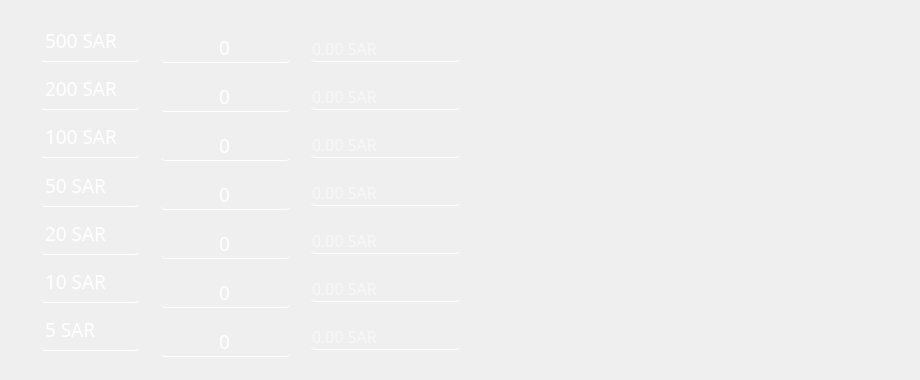
      <widget class="QWidget" name="riyal_3">
       <widget class="QLabel" name="label_54">
        <property name="geometry">
         <rect>
          <x>580</x>
          <y>10</y>
          <width>331</width>
          <height>341</height>
         </rect>
        </property>
        <property name="text">
         <string/>
        </property>
        <property name="pixmap">
         <pixmap>devise/saudi-arabia-37.png</pixmap>
        </property>
        <property name="scaledContents">
         <bool>true</bool>
        </property>
       </widget>
       <widget class="QWidget" name="">
        <property name="geometry">
         <rect>
          <x>160</x>
          <y>20</y>
          <width>131</width>
          <height>351</height>
         </rect>
        </property>
        <layout class="QVBoxLayout" name="verticalLayout_20">
         <item>
          <widget class="QLineEdit" name="ry">
           <property name="font">
            <font>
             <family>Mongolian Baiti</family>
             <pointsize>14</pointsize>
            </font>
           </property>
           <property name="styleSheet">
            <string notr="true">color: rgb(255, 255, 255);
border-radius:5px;
background-color:transparent;
border-bottom:1px solid rgb(255, 255, 255);</string>
           </property>
           <property name="text">
            <string>0</string>
           </property>
           <property name="alignment">
            <set>Qt::AlignCenter</set>
           </property>
           <property name="placeholderText">
            <string>Qté.</string>
           </property>
          </widget>
         </item>
         <item>
          <widget class="QLineEdit" name="ry_2">
           <property name="font">
            <font>
             <family>Mongolian Baiti</family>
             <pointsize>14</pointsize>
            </font>
           </property>
           <property name="styleSheet">
            <string notr="true">color: rgb(255, 255, 255);
border-radius:5px;
background-color:transparent;
border-bottom:1px solid rgb(255, 255, 255);</string>
           </property>
           <property name="text">
            <string>0</string>
           </property>
           <property name="alignment">
            <set>Qt::AlignCenter</set>
           </property>
           <property name="placeholderText">
            <string>Qté.</string>
           </property>
          </widget>
         </item>
         <item>
          <widget class="QLineEdit" name="ry_3">
           <property name="font">
            <font>
             <family>Mongolian Baiti</family>
             <pointsize>14</pointsize>
            </font>
           </property>
           <property name="styleSheet">
            <string notr="true">color: rgb(255, 255, 255);
border-radius:5px;
background-color:transparent;
border-bottom:1px solid rgb(255, 255, 255);</string>
           </property>
           <property name="text">
            <string>0</string>
           </property>
           <property name="alignment">
            <set>Qt::AlignCenter</set>
           </property>
           <property name="placeholderText">
            <string>Qté.</string>
           </property>
          </widget>
         </item>
         <item>
          <widget class="QLineEdit" name="ry_4">
           <property name="font">
            <font>
             <family>Mongolian Baiti</family>
             <pointsize>14</pointsize>
            </font>
           </property>
           <property name="styleSheet">
            <string notr="true">color: rgb(255, 255, 255);
border-radius:5px;
background-color:transparent;
border-bottom:1px solid rgb(255, 255, 255);</string>
           </property>
           <property name="text">
            <string>0</string>
           </property>
           <property name="alignment">
            <set>Qt::AlignCenter</set>
           </property>
           <property name="placeholderText">
            <string>Qté.</string>
           </property>
          </widget>
         </item>
         <item>
          <widget class="QLineEdit" name="ry_5">
           <property name="font">
            <font>
             <family>Mongolian Baiti</family>
             <pointsize>14</pointsize>
            </font>
           </property>
           <property name="styleSheet">
            <string notr="true">color: rgb(255, 255, 255);
border-radius:5px;
background-color:transparent;
border-bottom:1px solid rgb(255, 255, 255);</string>
           </property>
           <property name="text">
            <string>0</string>
           </property>
           <property name="alignment">
            <set>Qt::AlignCenter</set>
           </property>
           <property name="placeholderText">
            <string>Qté.</string>
           </property>
          </widget>
         </item>
         <item>
          <widget class="QLineEdit" name="ry_6">
           <property name="font">
            <font>
             <family>Mongolian Baiti</family>
             <pointsize>14</pointsize>
            </font>
           </property>
           <property name="styleSheet">
            <string notr="true">color: rgb(255, 255, 255);
border-radius:5px;
background-color:transparent;
border-bottom:1px solid rgb(255, 255, 255);</string>
           </property>
           <property name="text">
            <string>0</string>
           </property>
           <property name="alignment">
            <set>Qt::AlignCenter</set>
           </property>
           <property name="placeholderText">
            <string>Qté.</string>
           </property>
          </widget>
         </item>
         <item>
          <widget class="QLineEdit" name="ry_7">
           <property name="font">
            <font>
             <family>Mongolian Baiti</family>
             <pointsize>14</pointsize>
            </font>
           </property>
           <property name="styleSheet">
            <string notr="true">color: rgb(255, 255, 255);
border-radius:5px;
background-color:transparent;
border-bottom:1px solid rgb(255, 255, 255);</string>
           </property>
           <property name="text">
            <string>0</string>
           </property>
           <property name="alignment">
            <set>Qt::AlignCenter</set>
           </property>
           <property name="placeholderText">
            <string>Qté.</string>
           </property>
          </widget>
         </item>
        </layout>
       </widget>
       <widget class="QWidget" name="">
        <property name="geometry">
         <rect>
          <x>310</x>
          <y>20</y>
          <width>151</width>
          <height>351</height>
         </rect>
        </property>
        <layout class="QVBoxLayout" name="verticalLayout_40">
         <item>
          <widget class="QLineEdit" name="re">
           <property name="font">
            <font>
             <family>Mongolian Baiti</family>
             <pointsize>12</pointsize>
            </font>
           </property>
           <property name="styleSheet">
            <string notr="true">color: rgb(255, 255, 255);
border-radius:5px;
background-color:transparent;
border-bottom:1px solid rgb(255, 255, 255);</string>
           </property>
           <property name="text">
            <string/>
           </property>
           <property name="readOnly">
            <bool>true</bool>
           </property>
           <property name="placeholderText">
            <string>0.00 SAR</string>
           </property>
          </widget>
         </item>
         <item>
          <widget class="QLineEdit" name="re_2">
           <property name="font">
            <font>
             <family>Mongolian Baiti</family>
             <pointsize>12</pointsize>
            </font>
           </property>
           <property name="styleSheet">
            <string notr="true">color: rgb(255, 255, 255);
border-radius:5px;
background-color:transparent;
border-bottom:1px solid rgb(255, 255, 255);</string>
           </property>
           <property name="text">
            <string/>
           </property>
           <property name="readOnly">
            <bool>true</bool>
           </property>
           <property name="placeholderText">
            <string>0.00 SAR</string>
           </property>
          </widget>
         </item>
         <item>
          <widget class="QLineEdit" name="re_3">
           <property name="font">
            <font>
             <family>Mongolian Baiti</family>
             <pointsize>12</pointsize>
            </font>
           </property>
           <property name="styleSheet">
            <string notr="true">color: rgb(255, 255, 255);
border-radius:5px;
background-color:transparent;
border-bottom:1px solid rgb(255, 255, 255);</string>
           </property>
           <property name="text">
            <string/>
           </property>
           <property name="readOnly">
            <bool>true</bool>
           </property>
           <property name="placeholderText">
            <string>0.00 SAR</string>
           </property>
          </widget>
         </item>
         <item>
          <widget class="QLineEdit" name="re_4">
           <property name="font">
            <font>
             <family>Mongolian Baiti</family>
             <pointsize>12</pointsize>
            </font>
           </property>
           <property name="styleSheet">
            <string notr="true">color: rgb(255, 255, 255);
border-radius:5px;
background-color:transparent;
border-bottom:1px solid rgb(255, 255, 255);</string>
           </property>
           <property name="text">
            <string/>
           </property>
           <property name="readOnly">
            <bool>true</bool>
           </property>
           <property name="placeholderText">
            <string>0.00 SAR</string>
           </property>
          </widget>
         </item>
         <item>
          <widget class="QLineEdit" name="re_5">
           <property name="font">
            <font>
             <family>Mongolian Baiti</family>
             <pointsize>12</pointsize>
            </font>
           </property>
           <property name="styleSheet">
            <string notr="true">color: rgb(255, 255, 255);
border-radius:5px;
background-color:transparent;
border-bottom:1px solid rgb(255, 255, 255);</string>
           </property>
           <property name="text">
            <string/>
           </property>
           <property name="readOnly">
            <bool>true</bool>
           </property>
           <property name="placeholderText">
            <string>0.00 SAR</string>
           </property>
          </widget>
         </item>
         <item>
          <widget class="QLineEdit" name="re_6">
           <property name="font">
            <font>
             <family>Mongolian Baiti</family>
             <pointsize>12</pointsize>
            </font>
           </property>
           <property name="styleSheet">
            <string notr="true">color: rgb(255, 255, 255);
border-radius:5px;
background-color:transparent;
border-bottom:1px solid rgb(255, 255, 255);</string>
           </property>
           <property name="text">
            <string/>
           </property>
           <property name="readOnly">
            <bool>true</bool>
           </property>
           <property name="placeholderText">
            <string>0.00 SAR</string>
           </property>
          </widget>
         </item>
         <item>
          <widget class="QLineEdit" name="re_7">
           <property name="font">
            <font>
             <family>Mongolian Baiti</family>
             <pointsize>12</pointsize>
            </font>
           </property>
           <property name="styleSheet">
            <string notr="true">color: rgb(255, 255, 255);
border-radius:5px;
background-color:transparent;
border-bottom:1px solid rgb(255, 255, 255);</string>
           </property>
           <property name="text">
            <string/>
           </property>
           <property name="readOnly">
            <bool>true</bool>
           </property>
           <property name="placeholderText">
            <string>0.00 SAR</string>
           </property>
          </widget>
         </item>
        </layout>
       </widget>
       <widget class="QWidget" name="">
        <property name="geometry">
         <rect>
          <x>40</x>
          <y>20</y>
          <width>100</width>
          <height>331</height>
         </rect>
        </property>
        <layout class="QVBoxLayout" name="verticalLayout_41">
         <item>
          <widget class="QLabel" name="label_120">
           <property name="font">
            <font>
             <family>Mongolian Baiti</family>
             <pointsize>14</pointsize>
            </font>
           </property>
           <property name="styleSheet">
            <string notr="true">color: rgb(255, 255, 255);
border-radius:5px;
background-color:transparent;
border-bottom:1px solid rgb(255, 255, 255);</string>
           </property>
           <property name="text">
            <string>500 SAR</string>
           </property>
          </widget>
         </item>
         <item>
          <widget class="QLabel" name="label_121">
           <property name="font">
            <font>
             <family>Mongolian Baiti</family>
             <pointsize>14</pointsize>
            </font>
           </property>
           <property name="styleSheet">
            <string notr="true">color: rgb(255, 255, 255);
border-radius:5px;
background-color:transparent;
border-bottom:1px solid rgb(255, 255, 255);</string>
           </property>
           <property name="text">
            <string>200 SAR</string>
           </property>
          </widget>
         </item>
         <item>
          <widget class="QLabel" name="label_119">
           <property name="font">
            <font>
             <family>Mongolian Baiti</family>
             <pointsize>14</pointsize>
            </font>
           </property>
           <property name="styleSheet">
            <string notr="true">color: rgb(255, 255, 255);
border-radius:5px;
background-color:transparent;
border-bottom:1px solid rgb(255, 255, 255);</string>
           </property>
           <property name="text">
            <string>100 SAR</string>
           </property>
          </widget>
         </item>
         <item>
          <widget class="QLabel" name="label_124">
           <property name="font">
            <font>
             <family>Mongolian Baiti</family>
             <pointsize>14</pointsize>
            </font>
           </property>
           <property name="styleSheet">
            <string notr="true">color: rgb(255, 255, 255);
border-radius:5px;
background-color:transparent;
border-bottom:1px solid rgb(255, 255, 255);</string>
           </property>
           <property name="text">
            <string>50 SAR</string>
           </property>
          </widget>
         </item>
         <item>
          <widget class="QLabel" name="label_123">
           <property name="font">
            <font>
             <family>Mongolian Baiti</family>
             <pointsize>14</pointsize>
            </font>
           </property>
           <property name="styleSheet">
            <string notr="true">color: rgb(255, 255, 255);
border-radius:5px;
background-color:transparent;
border-bottom:1px solid rgb(255, 255, 255);</string>
           </property>
           <property name="text">
            <string>20 SAR</string>
           </property>
          </widget>
         </item>
         <item>
          <widget class="QLabel" name="label_122">
           <property name="font">
            <font>
             <family>Mongolian Baiti</family>
             <pointsize>14</pointsize>
            </font>
           </property>
           <property name="styleSheet">
            <string notr="true">color: rgb(255, 255, 255);
border-radius:5px;
background-color:transparent;
border-bottom:1px solid rgb(255, 255, 255);</string>
           </property>
           <property name="text">
            <string>10 SAR</string>
           </property>
          </widget>
         </item>
         <item>
          <widget class="QLabel" name="label_125">
           <property name="font">
            <font>
             <family>Mongolian Baiti</family>
             <pointsize>14</pointsize>
            </font>
           </property>
           <property name="styleSheet">
            <string notr="true">color: rgb(255, 255, 255);
border-radius:5px;
background-color:transparent;
border-bottom:1px solid rgb(255, 255, 255);</string>
           </property>
           <property name="text">
            <string>5 SAR</string>
           </property>
          </widget>
         </item>
        </layout>
       </widget>
      </widget>
